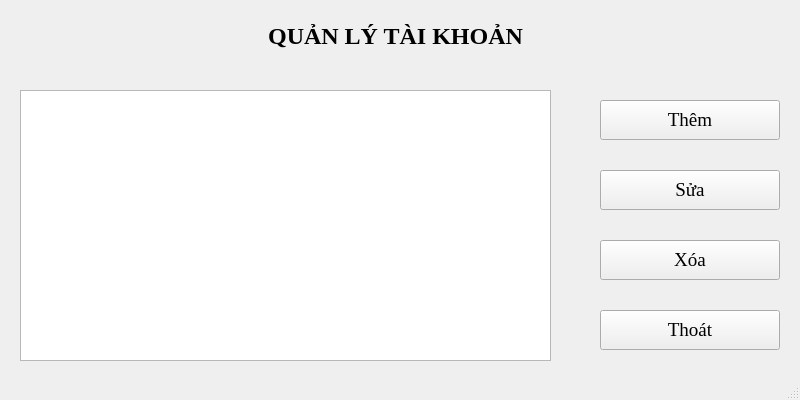
<?xml version="1.0" encoding="UTF-8"?>
<ui version="4.0">
 <class>MainWindow</class>
 <widget class="QMainWindow" name="MainWindow">
  <property name="geometry">
   <rect>
    <x>0</x>
    <y>0</y>
    <width>800</width>
    <height>400</height>
   </rect>
  </property>
  <property name="font">
   <font>
    <family>Times New Roman</family>
    <pointsize>14</pointsize>
   </font>
  </property>
  <property name="windowTitle">
   <string>ỨNG DỤNG ĐIỂM DANH BẰNG KHUÔN MẶT</string>
  </property>
  <widget class="QWidget" name="centralwidget">
   <widget class="QTableWidget" name="tableWidget">
    <property name="geometry">
     <rect>
      <x>20</x>
      <y>90</y>
      <width>531</width>
      <height>271</height>
     </rect>
    </property>
   </widget>
   <widget class="QPushButton" name="btn_them">
    <property name="geometry">
     <rect>
      <x>600</x>
      <y>100</y>
      <width>180</width>
      <height>40</height>
     </rect>
    </property>
    <property name="text">
     <string>Thêm</string>
    </property>
   </widget>
   <widget class="QPushButton" name="btn_sua">
    <property name="geometry">
     <rect>
      <x>600</x>
      <y>170</y>
      <width>180</width>
      <height>40</height>
     </rect>
    </property>
    <property name="text">
     <string>Sửa</string>
    </property>
   </widget>
   <widget class="QPushButton" name="btn_xoa">
    <property name="geometry">
     <rect>
      <x>600</x>
      <y>240</y>
      <width>180</width>
      <height>40</height>
     </rect>
    </property>
    <property name="text">
     <string>Xóa</string>
    </property>
   </widget>
   <widget class="QLabel" name="label">
    <property name="geometry">
     <rect>
      <x>10</x>
      <y>10</y>
      <width>771</width>
      <height>51</height>
     </rect>
    </property>
    <property name="font">
     <font>
      <pointsize>18</pointsize>
      <weight>75</weight>
      <bold>true</bold>
     </font>
    </property>
    <property name="text">
     <string>QUẢN LÝ TÀI KHOẢN</string>
    </property>
    <property name="alignment">
     <set>Qt::AlignCenter</set>
    </property>
   </widget>
   <widget class="QPushButton" name="btn_thoat">
    <property name="geometry">
     <rect>
      <x>600</x>
      <y>310</y>
      <width>180</width>
      <height>40</height>
     </rect>
    </property>
    <property name="text">
     <string>Thoát</string>
    </property>
   </widget>
  </widget>
  <widget class="QMenuBar" name="menubar">
   <property name="geometry">
    <rect>
     <x>0</x>
     <y>0</y>
     <width>800</width>
     <height>21</height>
    </rect>
   </property>
  </widget>
  <widget class="QStatusBar" name="statusbar"/>
 </widget>
 <resources/>
 <connections/>
</ui>
